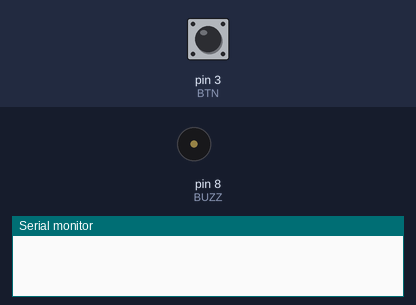
A sketch run on a simulated Arduino Uno, built with avr-gcc and run on an emulated ATmega328P. On the bench: buzzer (waves = sounding), the last lines printed to the serial monitor. The inputs (shaded band) are chosen by the test bench; at power-on: pin 3 (BTN) HIGH. Random numbers use the default seed unless the sketch sets one.

Above: at 2.9 s.
3.0 s: pin 3 (BTN) pulled LOW for 0.15 s
6.1 s: pin 3 (BTN) pulled LOW for 1 s
At 6.73 s:
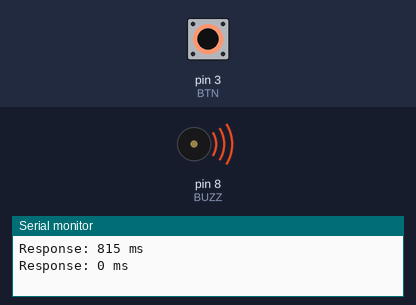
Timing chart, 0 to 12.5 s (numbered marks = the images above; inputs shaded):
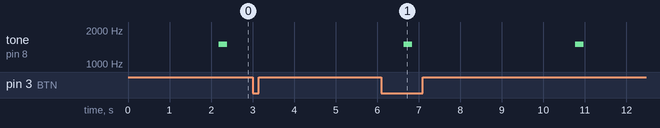

The sketch:

exp19_button_reaction_buzzer_game.ino
```cpp
const int BTN = 3;    // Push button (active-LOW with INPUT_PULLUP)
const int BUZZ = 8;   // Buzzer connected to D8

void setup() {
  pinMode(BTN, INPUT_PULLUP);
  pinMode(BUZZ, OUTPUT);
  Serial.begin(9600);
  randomSeed(analogRead(A0));   // Floating A0 gives a random seed
}

void loop() {
  delay(random(1000, 3000));    // Random wait: 1 to 3 seconds

  tone(BUZZ, 1500, 200);        // Beep at 1500 Hz for 200 ms
  unsigned long start = millis();   // Timer starts after the beep

  while (digitalRead(BTN) == HIGH) {
    // Wait until the button is pressed (LOW)
  }

  unsigned long t = millis() - start;   // Response time

  Serial.print("Response: ");
  Serial.print(t);
  Serial.println(" ms");

  delay(1500);                  // Pause before the next round
}
```

Measured:
- by itself, tone on pin 8 (BUZZ): alternates 1500 Hz for 0.20 s and silent for 3.9 s
